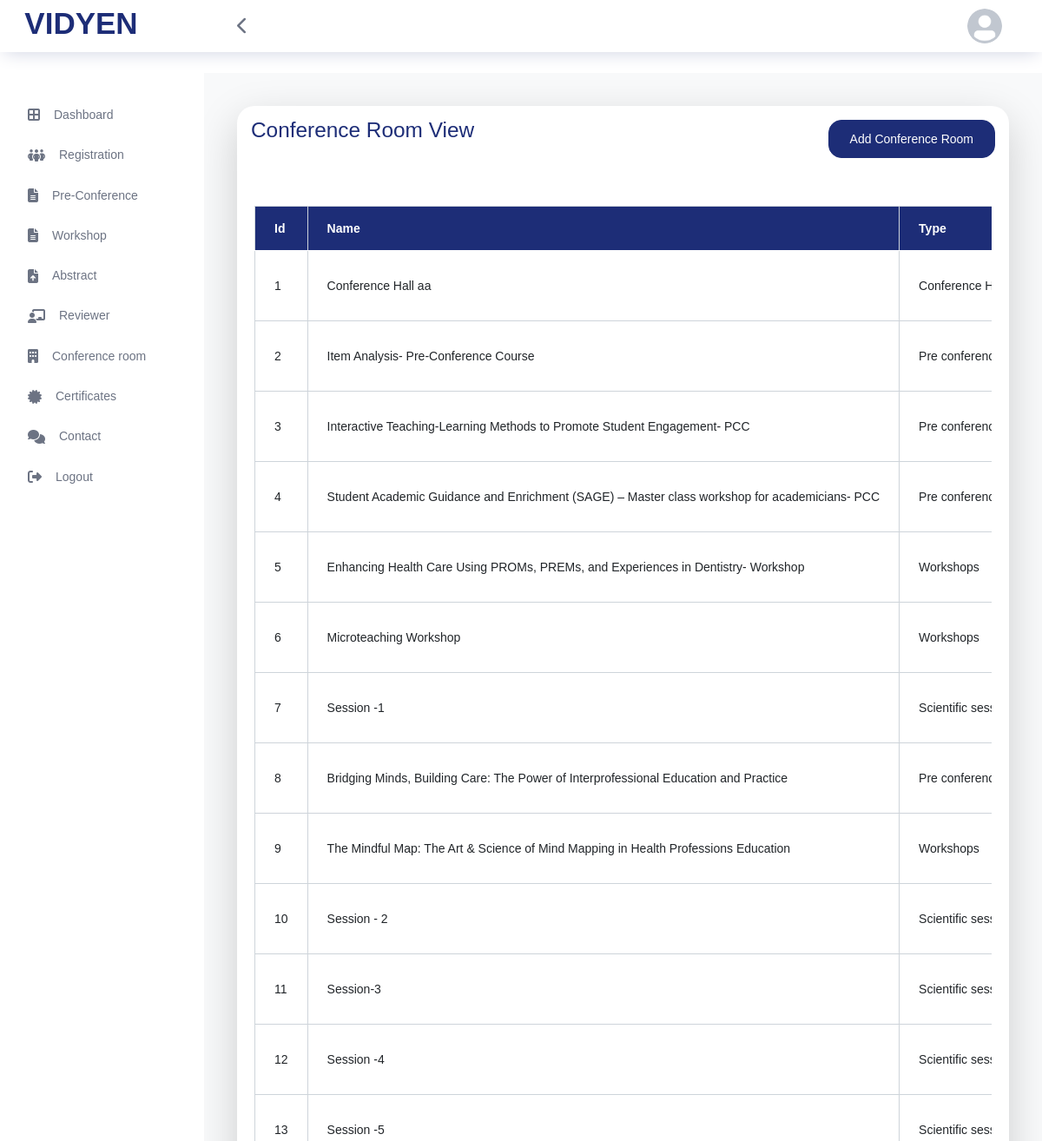
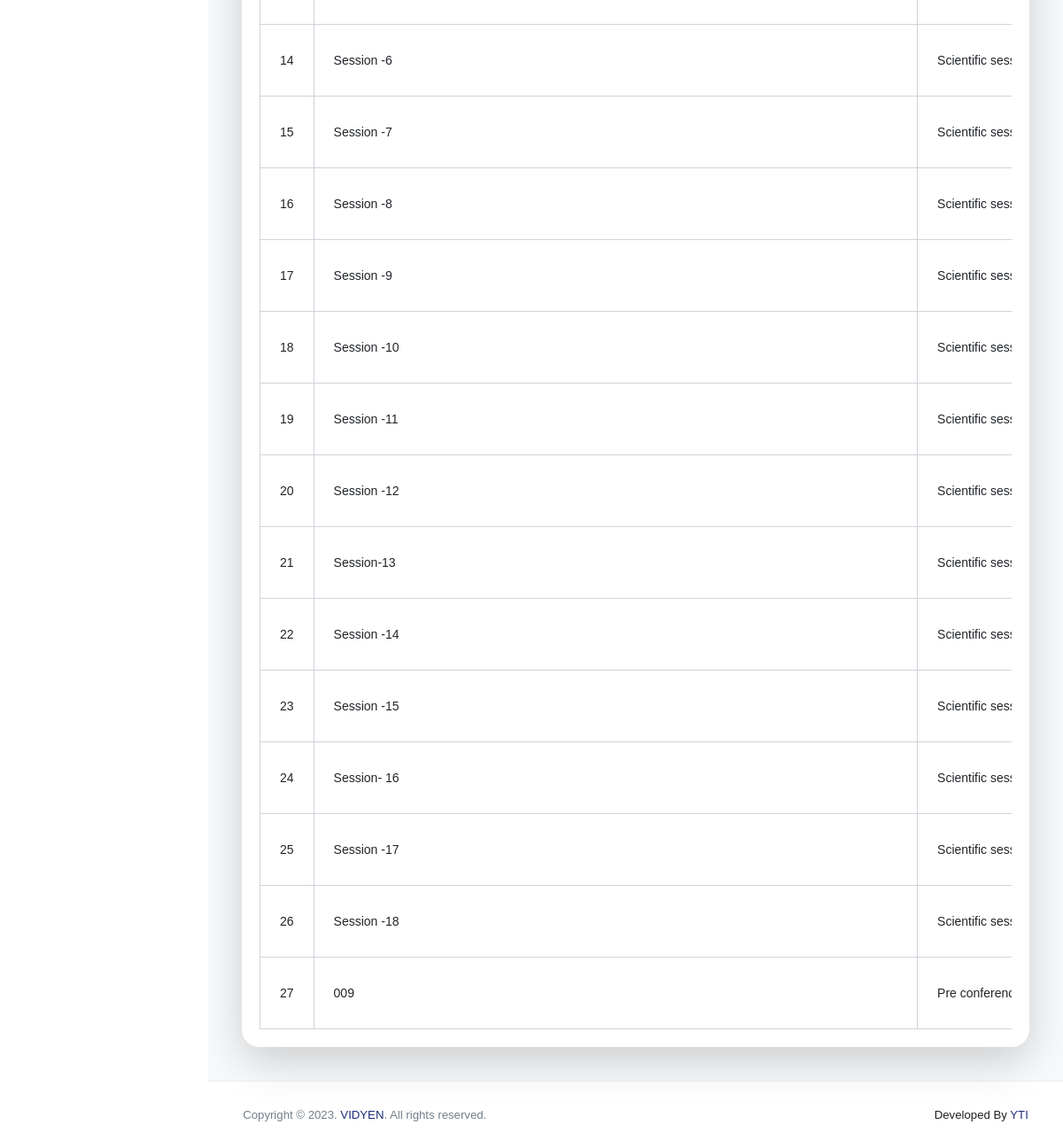
Page /decyen/views/admin/index.php?controller=admin&action=conference_room_view (signed in) on the committed database (2 pictures, top to bottom).
### tables this page shows
CREATE TABLE `conference_room` (
  `id` int(11) NOT NULL,
  `name` varchar(255) NOT NULL,
  `type` varchar(255) NOT NULL,
  `links` text DEFAULT NULL,
  `created_by` varchar(255) DEFAULT NULL,
  `created_on` varchar(255) DEFAULT NULL,
  `deleted` tinyint(1) DEFAULT 0
);

### index.php (called while the page is built, shortened)
<?php
require_once __DIR__ . '/core/config.php';
$action     = $_GET['action'] ?? 'home';
$controllerObject = new $controllerClass();
$controllerObject->{$action}();

### core/config.php (called while the page is built, shortened)
<?php
class Config{
    function __construct(){
        $this->db_conn=$this->connection();
    }
private function connection(){
    $conn=mysqli_connect(DB_HOST,DB_USER,DB_PASS,DB_NAME);
    if (!$conn) {
  die("Connection failed: " . mysqli_connect_error());
}else{
    return $conn;
}
}
}

### decyen/models/AdminModel.php (called while the page is built, shortened)
<?php
class AdminModel
{
    private $conn;
    public function __construct()
    {
        $config = new Config();
        $this->conn = $config->db_conn;
    }
    public function getAllActiveRooms() {
        $query = "SELECT * FROM conference_room WHERE deleted = 0";
        $result = mysqli_query($this->conn, $query);
        return mysqli_fetch_all($result, MYSQLI_ASSOC);
    }
}

### decyen/views/admin/conference_room_view.php (the view, shortened to what this page needs)
<div class="content-wrapper bg-light">
    <div class="card shadow-lg">
        <div class="card-title p-3 text-primary d-flex justify-content-between">
            <h3>Conference Room View</h3>
            <button onclick="location.href='index.php?controller=admin&action=conference_room_add'" class="btn btn-primary">Add Conference Room</button>
        </div>
        <div class="card-body">
            <div class="table-responsive">
                <table class="table table-bordered" id="dataTable">
                <thead class="bg-primary text-white">
                    <tr>
                        <th>Id</th>
                        <th>Name</th>
                        <th>Type</th>
                    </tr>
                </thead>
                <tbody>
                    <?php foreach ($rooms as $index => $room): ?>
                        <tr>
                            <td><?php echo $index + 1; ?></td>
                            <td><?php echo htmlspecialchars($room['name']); ?></td>
                            <td><?php echo htmlspecialchars($room['type']); ?></td>
                        </tr>
                    <?php endforeach; ?>
                </tbody>
            </table>
            </div>
        </div>
    </div>
</div>

### decyen/assets/css/regi.css (style rules this page uses)
.content-wrapper { background-color:#e9e4f0; }

### rows in the picture
conference_room: name "Conference Hall aa", type "Conference…"
conference_room: name "Item Analysis- Pre-Conference Course", type "Pre…"
conference_room: name "Interactive Teaching-Learning Methods to Promote Student Engagement- PCC", type "Pre…"
conference_room: name "Student Academic Guidance and Enrichment (SAGE) – Master class workshop for academicians- PCC", type "Pre…"
conference_room: name "Enhancing Health Care Using PROMs, PREMs, and Experiences in Dentistry- Workshop", type "Workshops"
conference_room: name "Microteaching Workshop", type "Workshops"
conference_room: name "Session -1", type "Scientific…"
conference_room: name "Bridging Minds, Building Care: The Power of Interprofessional Education and Practice", type "Pre…"
conference_room: name "The Mindful Map: The Art & Science of Mind Mapping in Health Professions Education", type "Workshops"
conference_room: name "Session - 2", type "Scientific…"
conference_room: name "Session-3", type "Scientific…"
conference_room: name "Session -4", type "Scientific…"
conference_room: name "Session -5", type "Scientific…"
conference_room: name "Session -6", type "Scientific…"
conference_room: name "Session -7", type "Scientific…"
conference_room: name "Session -8", type "Scientific…"
conference_room: name "Session -9", type "Scientific…"
conference_room: name "Session -10", type "Scientific…"
conference_room: name "Session -11", type "Scientific…"
conference_room: name "Session -12", type "Scientific…"
conference_room: name "Session-13", type "Scientific…"
conference_room: name "Session -14", type "Scientific…"
conference_room: name "Session -15", type "Scientific…"
conference_room: name "Session- 16", type "Scientific…"
conference_room: name "Session -17", type "Scientific…"
conference_room: name "Session -18", type "Scientific…"
conference_room: name "009", type "Pre…"
